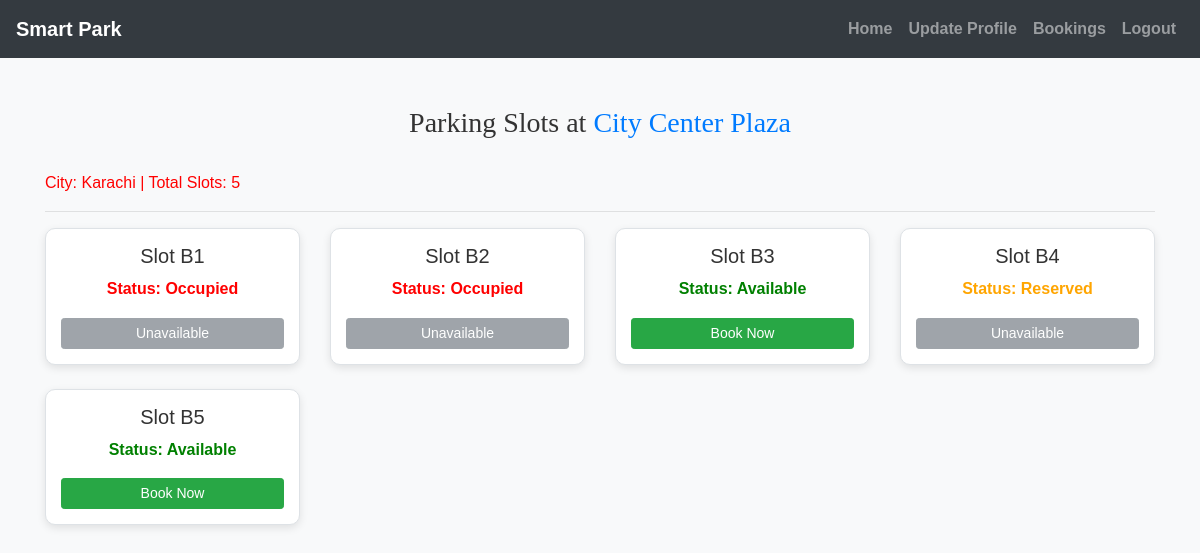
Screenshot of /view_slots_user.php?location_id=2 (signed in) with the database file from the repository.
### tables this page shows
CREATE TABLE `parking_locations` (
  `location_id` int(11) NOT NULL,
  `name` varchar(100) NOT NULL,
  `address` varchar(255) NOT NULL,
  `city` varchar(50) NOT NULL,
  `latitude` decimal(9,6) NOT NULL,
  `longitude` decimal(9,6) NOT NULL,
  `total_slots` int(11) NOT NULL,
  `created_at` datetime NOT NULL DEFAULT current_timestamp(),
  `updated_at` datetime NOT NULL DEFAULT current_timestamp() ON UPDATE current_timestamp()
);

CREATE TABLE `parking_slots` (
  `slot_id` int(11) NOT NULL,
  `location_id` int(11) NOT NULL,
  `slot_number` varchar(10) NOT NULL,
  `status` enum('available','occupied','reserved') NOT NULL DEFAULT 'available',
  `updated_at` datetime NOT NULL DEFAULT current_timestamp() ON UPDATE current_timestamp()
);

### view_slots_user.php (the view, shortened to what this page needs)
<?php
include('config.php');
$location_id = intval($_GET['location_id']);
$location_sql = "SELECT * FROM Parking_Locations WHERE location_id = $location_id";
$location_res = mysqli_query($conn, $location_sql);
$location = mysqli_fetch_assoc($location_res);
$sql = "SELECT * FROM Parking_Slots WHERE location_id = $location_id ORDER BY slot_number ASC";
$slots = mysqli_query($conn, $sql);
?>
<!DOCTYPE html>
<html>
<head>
    <link rel="stylesheet" href="https://maxcdn.bootstrapcdn.com/bootstrap/4.5.2/css/bootstrap.min.css">
    <link rel="stylesheet" href="./css/style.css">
</head>
<body>
<?php include('navbar.php'); ?>
<div class="container mt-5">
    <h3>Parking Slots at <span class="text-primary"><?= htmlspecialchars($location['name']); ?></span></h3>
    <p style="color:red;">City: <?= htmlspecialchars($location['city']); ?> | Total Slots: <?= htmlspecialchars($location['total_slots']); ?></p>
    <hr>
    <div class="row">
        <?php while ($row = mysqli_fetch_assoc($slots)) { ?>
            <div class="col-md-3 mb-4">
                <div class="slot-card border card">
                    <h5>Slot <?= htmlspecialchars($row['slot_number']); ?></h5>
                    <p class="slot-status <?= $row['status']; ?>">Status: <?= htmlspecialchars($row['status']); ?></p>
                    <?php if ($row['status'] === 'available'): ?>
                        <button class="btn btn-success btn-sm" data-toggle="modal"
                                data-target="#bookModal"
                                data-slotid="<?= $row['slot_id']; ?>"
                                data-slotnum="<?= htmlspecialchars($row['slot_number']); ?>">
                            Book Now
                        </button>
                    <?php else: ?>
                        <button class="btn btn-secondary btn-sm" disabled>Unavailable</button>
                    <?php endif; ?>
                </div>
            </div>
        <?php } ?>
    </div>
</div>
</body>
</html>

### css/style.css (style rules this page uses)
body { background-color: #f8f9fa; font-family: 'Arial', sans-serif; color: #333; line-height: 1.6; }
h1, h2, h3, h4 { text-align: center; margin-top: 30px; margin-bottom: 30px; font-family: 'Georgia', serif; }
.container { margin-bottom: 40px; }

### view_slots_user.php (style rules this page uses)
.slot-card { border-radius: 10px; box-shadow: 0 3px 8px rgba(0,0,0,0.1); padding: 15px; text-align: center; }
.slot-status { font-weight: bold; text-transform: capitalize; }
.available { color: green; }
.occupied { color: red; }
.reserved { color: orange; }

### rows the page displays
parking_locations: name "City Center Plaza", city "Karachi", total_slots "5"
parking_slots: slot_number "B1", status "Occupied", shows "Unavailable"
parking_slots: slot_number "B2", status "Occupied", shows "Unavailable"
parking_slots: slot_number "B3", status "Available"
parking_slots: slot_number "B4", status "Reserved", shows "Unavailable"
parking_slots: slot_number "B5", status "Available"
